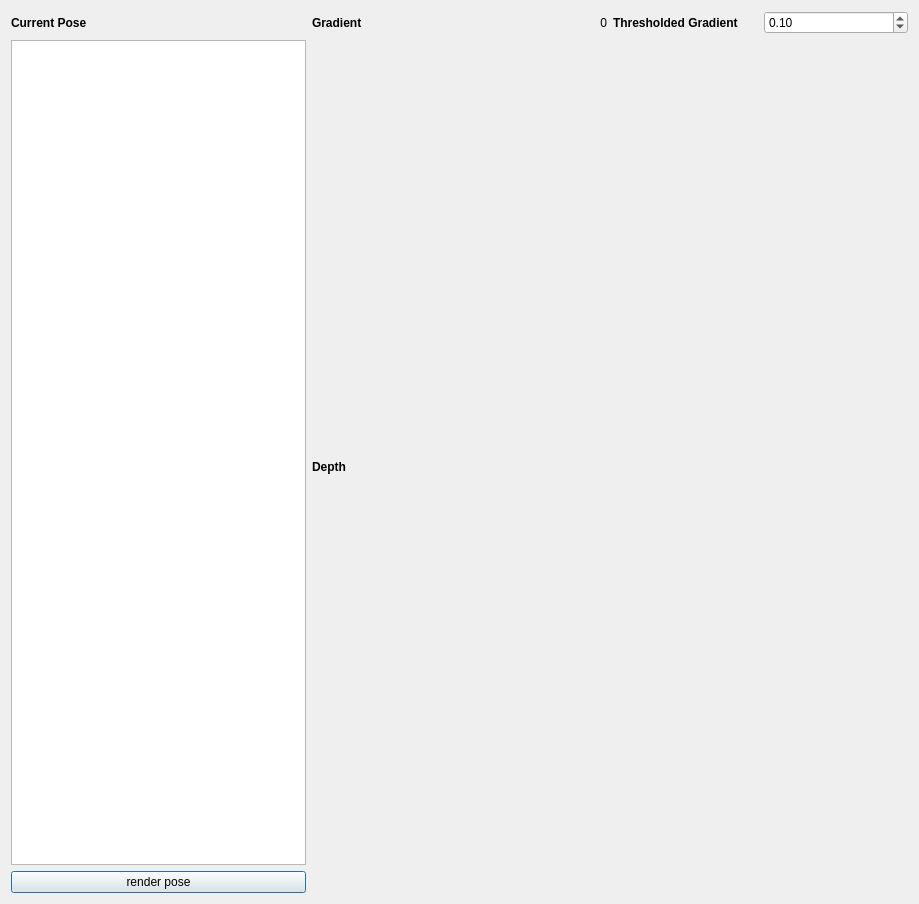
<?xml version="1.0" encoding="UTF-8"?>
<ui version="4.0">
 <class>EvoMapPublisher</class>
 <widget class="QDialog" name="EvoMapPublisher">
  <property name="geometry">
   <rect>
    <x>0</x>
    <y>0</y>
    <width>919</width>
    <height>904</height>
   </rect>
  </property>
  <property name="windowTitle">
   <string>EVO Map Publisher</string>
  </property>
  <layout class="QGridLayout" name="gridLayout">
   <item row="4" column="1">
    <widget class="ImageLabel" name="gradient">
     <property name="sizePolicy">
      <sizepolicy hsizetype="Preferred" vsizetype="MinimumExpanding">
       <horstretch>0</horstretch>
       <verstretch>0</verstretch>
      </sizepolicy>
     </property>
     <property name="toolTip">
      <string>&lt;html&gt;&lt;head/&gt;&lt;body&gt;&lt;p&gt;Current intensity gradient warped to the hover state. Drawn using bilinear interpolation and might not perfectly represent internal calculations during minimization.&lt;/p&gt;&lt;/body&gt;&lt;/html&gt;</string>
     </property>
     <property name="text">
      <string/>
     </property>
     <property name="pixmap">
      <pixmap>../../../../../../Pictures/errorfunc/example_intensity.png</pixmap>
     </property>
     <property name="alignment">
      <set>Qt::AlignCenter</set>
     </property>
    </widget>
   </item>
   <item row="5" column="1">
    <widget class="QLabel" name="label_3">
     <property name="font">
      <font>
       <weight>75</weight>
       <bold>true</bold>
      </font>
     </property>
     <property name="text">
      <string>Depth</string>
     </property>
    </widget>
   </item>
   <item row="4" column="2">
    <widget class="ImageLabel" name="gradient_thresholded">
     <property name="sizePolicy">
      <sizepolicy hsizetype="Preferred" vsizetype="MinimumExpanding">
       <horstretch>0</horstretch>
       <verstretch>0</verstretch>
      </sizepolicy>
     </property>
     <property name="toolTip">
      <string>&lt;html&gt;&lt;head/&gt;&lt;body&gt;&lt;p&gt;Current intensity gradient warped to the hover state. Drawn using bilinear interpolation and might not perfectly represent internal calculations during minimization.&lt;/p&gt;&lt;/body&gt;&lt;/html&gt;</string>
     </property>
     <property name="text">
      <string/>
     </property>
     <property name="pixmap">
      <pixmap>../../../../../../Pictures/errorfunc/example_intensity.png</pixmap>
     </property>
     <property name="alignment">
      <set>Qt::AlignCenter</set>
     </property>
    </widget>
   </item>
   <item row="4" column="0" rowspan="3">
    <layout class="QVBoxLayout" name="verticalLayout">
     <item>
      <widget class="StateTable" name="pose">
       <property name="sizePolicy">
        <sizepolicy hsizetype="Preferred" vsizetype="Preferred">
         <horstretch>0</horstretch>
         <verstretch>0</verstretch>
        </sizepolicy>
       </property>
       <property name="contextMenuPolicy">
        <enum>Qt::ActionsContextMenu</enum>
       </property>
       <property name="editTriggers">
        <set>QAbstractItemView::NoEditTriggers</set>
       </property>
       <attribute name="horizontalHeaderVisible">
        <bool>false</bool>
       </attribute>
       <attribute name="horizontalHeaderStretchLastSection">
        <bool>true</bool>
       </attribute>
       <column>
        <property name="text">
         <string>Value</string>
        </property>
       </column>
      </widget>
     </item>
     <item>
      <widget class="QPushButton" name="render">
       <property name="text">
        <string>render pose</string>
       </property>
      </widget>
     </item>
    </layout>
   </item>
   <item row="0" column="1">
    <layout class="QHBoxLayout" name="horizontalLayout">
     <item>
      <widget class="QLabel" name="label">
       <property name="font">
        <font>
         <weight>75</weight>
         <bold>true</bold>
        </font>
       </property>
       <property name="text">
        <string>Gradient</string>
       </property>
      </widget>
     </item>
     <item>
      <widget class="QLabel" name="grad_mag_lbl">
       <property name="text">
        <string>0</string>
       </property>
       <property name="alignment">
        <set>Qt::AlignRight|Qt::AlignTrailing|Qt::AlignVCenter</set>
       </property>
      </widget>
     </item>
    </layout>
   </item>
   <item row="6" column="1">
    <widget class="ImageLabel" name="depth">
     <property name="sizePolicy">
      <sizepolicy hsizetype="Preferred" vsizetype="MinimumExpanding">
       <horstretch>0</horstretch>
       <verstretch>0</verstretch>
      </sizepolicy>
     </property>
     <property name="toolTip">
      <string>&lt;html&gt;&lt;head/&gt;&lt;body&gt;&lt;p&gt;Current intensity gradient warped to the hover state. Drawn using bilinear interpolation and might not perfectly represent internal calculations during minimization.&lt;/p&gt;&lt;/body&gt;&lt;/html&gt;</string>
     </property>
     <property name="text">
      <string/>
     </property>
     <property name="pixmap">
      <pixmap>../../../../../../Pictures/errorfunc/example_intensity.png</pixmap>
     </property>
     <property name="alignment">
      <set>Qt::AlignCenter</set>
     </property>
    </widget>
   </item>
   <item row="0" column="0">
    <widget class="QLabel" name="label_5">
     <property name="font">
      <font>
       <weight>75</weight>
       <bold>true</bold>
      </font>
     </property>
     <property name="text">
      <string>Current Pose</string>
     </property>
    </widget>
   </item>
   <item row="0" column="2">
    <layout class="QHBoxLayout" name="horizontalLayout_2">
     <item>
      <widget class="QLabel" name="label_2">
       <property name="font">
        <font>
         <weight>75</weight>
         <bold>true</bold>
        </font>
       </property>
       <property name="text">
        <string>Thresholded Gradient</string>
       </property>
      </widget>
     </item>
     <item>
      <widget class="QDoubleSpinBox" name="threshold">
       <property name="maximum">
        <double>2.000000000000000</double>
       </property>
       <property name="singleStep">
        <double>0.010000000000000</double>
       </property>
       <property name="value">
        <double>0.100000000000000</double>
       </property>
      </widget>
     </item>
    </layout>
   </item>
  </layout>
 </widget>
 <customwidgets>
  <customwidget>
   <class>ImageLabel</class>
   <extends>QLabel</extends>
   <header>gui/ImageLabel.h</header>
  </customwidget>
  <customwidget>
   <class>StateTable</class>
   <extends>QTableWidget</extends>
   <header>gui/StateTable.h</header>
  </customwidget>
 </customwidgets>
 <resources/>
 <connections/>
</ui>
